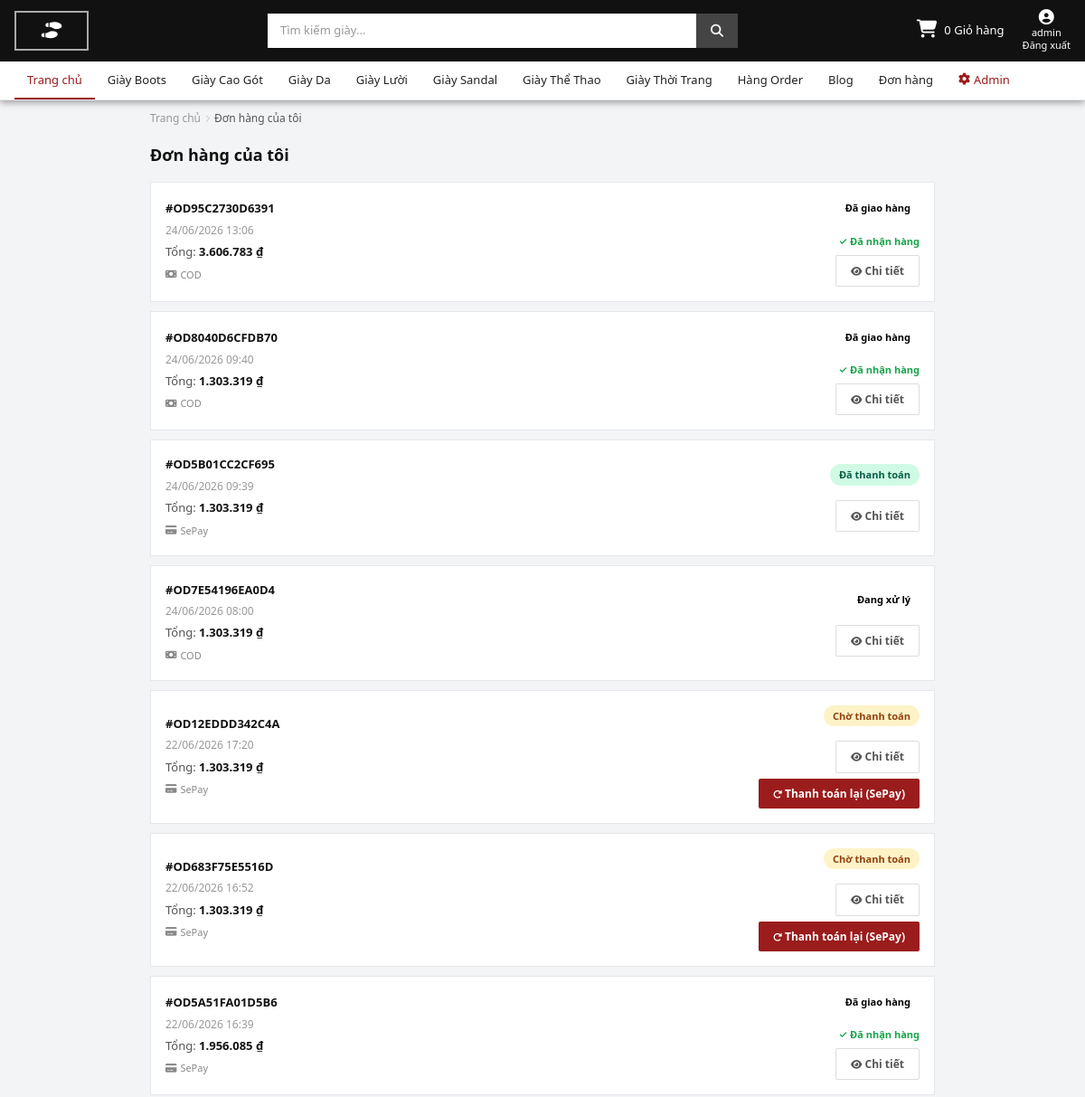
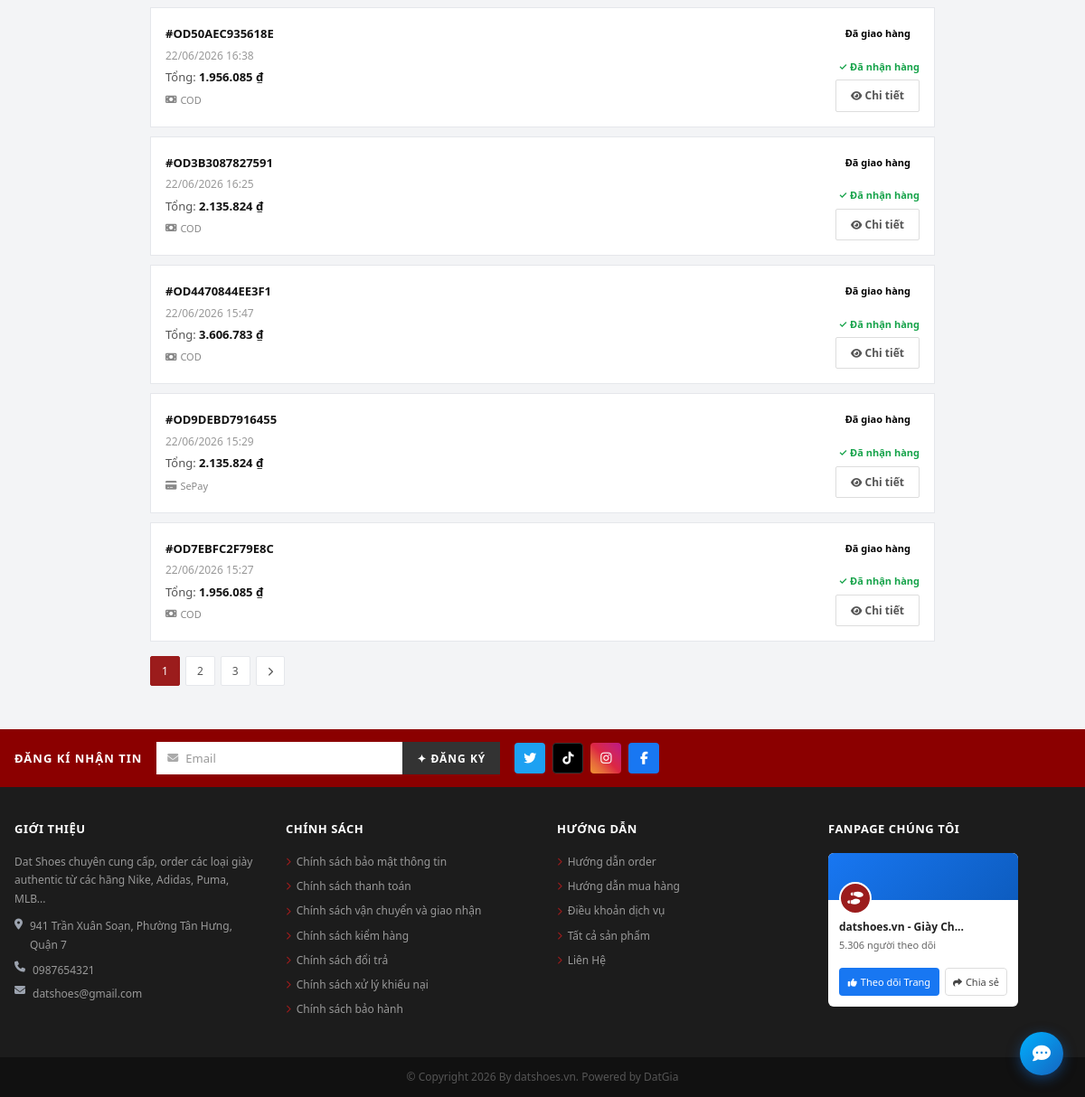
The page /cart/orders/ (signed in) on the database its author committed (2 pictures, top to bottom).
### apps/products/models.py (models this page shows, shortened)
class Category(models.Model):
    name = models.CharField(max_length=100, unique=True,
                            verbose_name="Tên loại giày")
    slug = models.SlugField(max_length=120, unique=True, blank=True)
    description = models.TextField(blank=True, verbose_name="Mô tả")
    image = models.ImageField(upload_to='categories/', blank=True, null=True)
    is_active = models.BooleanField(default=True)
    class Meta:
        verbose_name = "Danh mục"
        verbose_name_plural = "Danh mục"

### apps/cart/models.py (models this page shows, shortened)
class Order(models.Model):
    class PaymentStatus(models.TextChoices):
        PENDING = 'pending', 'Chờ thanh toán'
        PAID    = 'paid',    'Đã thanh toán'
        FAILED  = 'failed',  'Thanh toán thất bại'
    class OrderStatus(models.TextChoices):
        NEW        = 'new',        'Mới tạo'
        PROCESSING = 'processing', 'Đang xử lý'
        SHIPPED    = 'shipped',    'Đang giao hàng'
        DELIVERED  = 'delivered',  'Đã giao hàng'
        CANCELLED  = 'cancelled',  'Đã hủy'
    class Status(models.TextChoices):
        PENDING     = 'pending',     'Chờ thanh toán'
        PAID        = 'paid',        'Đã thanh toán'
        PROCESSING  = 'processing',  'Đang xử lý'
        SHIPPED     = 'shipped',     'Đang giao hàng'
        DELIVERED   = 'delivered',   'Đã giao hàng'
        FAILED      = 'failed',      'Thanh toán thất bại'
        CANCELLED   = 'cancelled',   'Đã hủy'
    class PaymentMethod(models.TextChoices):
        MOMO  = 'momo',  'MoMo'
        SEPAY = 'sepay', 'SePay'
        COD   = 'cod',   'COD'
    user = models.ForeignKey(
        settings.AUTH_USER_MODEL,
        on_delete=models.SET_NULL,
        null=True, blank=True,
        related_name='orders',
    )
    code        = models.CharField(max_length=32, unique=True, blank=True)
    full_name   = models.CharField(max_length=120, blank=True)
    phone       = models.CharField(max_length=20, blank=True)
    email       = models.EmailField(blank=True)
    address     = models.CharField(max_length=255, blank=True)
    note        = models.TextField(blank=True)
    total_amount    = models.DecimalField(max_digits=12, decimal_places=0)
    discount_amount = models.DecimalField(max_digits=12, decimal_places=0, default=0, verbose_name='Số tiền giảm')
    voucher      = models.ForeignKey('Voucher', on_delete=models.SET_NULL, null=True, blank=True, related_name='orders')
    voucher_code = models.CharField(max_length=50, blank=True, verbose_name='Mã voucher (lưu lại)')
    payment_status = models.CharField(
        max_length=20,
        choices=PaymentStatus.choices,
        default=PaymentStatus.PENDING,
        verbose_name='Trạng thái thanh toán',
    )
    order_status = models.CharField(
        max_length=20,
        choices=OrderStatus.choices,
        default=OrderStatus.NEW,
        verbose_name='Trạng thái đơn hàng',
    )
    status = models.CharField(
        max_length=20,
        choices=Status.choices,
        default=Status.PENDING,
        verbose_name='Trạng thái (legacy)',
    )
    payment_method = models.CharField(max_length=20, choices=PaymentMethod.choices, default=PaymentMethod.MOMO)
    delivered_at       = models.DateTimeField(null=True, blank=True, verbose_name='Thời gian nhận hàng')
    delivery_confirmed = models.BooleanField(default=False, verbose_name='Đã xác nhận nhận hàng')
    momo_order_id        = models.CharField(max_length=100, blank=True, unique=True, null=True)
    momo_request_id      = models.CharField(max_length=100, blank=True, unique=True, null=True)
    momo_trans_id        = models.CharField(max_length=100, blank=True, null=True)
    momo_result_code     = models.IntegerField(blank=True, null=True)
    momo_message         = models.CharField(max_length=255, blank=True)
    momo_pay_url         = models.URLField(blank=True)
    momo_response_payload = models.TextField(blank=True)
    sepay_invoice_number = models.CharField(max_length=64, blank=True, verbose_name='SePay invoice number')
    sepay_transaction_id = models.CharField(max_length=100, blank=True, null=True, verbose_name='SePay transaction ID')
    sepay_pay_url        = models.URLField(blank=True, verbose_name='SePay checkout URL')
    sepay_status         = models.CharField(max_length=32, blank=True, verbose_name='SePay order status')
    sepay_ipn_payload    = models.TextField(blank=True, verbose_name='SePay IPN raw payload')
    created_at = models.DateTimeField(auto_now_add=True)
    updated_at = models.DateTimeField(auto_now=True)
    class Meta:
        ordering = ['-created_at']
        verbose_name = 'Đơn hàng'
        verbose_name_plural = 'Đơn hàng'

### apps/cart/views.py (the view)
# urls.py: path('orders/', views.orders_list, name='orders_list'),
def orders_list(request):
    qs = Order.objects.filter(user=request.user).order_by("-created_at")
    paginator = Paginator(qs, 12)
    page = request.GET.get("page")
    page_obj = paginator.get_page(page)
    return render(
        request,
        "orders/order_list.html",
        {"page_obj": page_obj, "paginator": paginator},
    )

### templates/orders/order_list.html (shortened to what this page needs)
{% extends 'base.html' %}
{% load static %}
{% load format_money %}
{% block content %}
<div class="ol-page">
<div class="ol-container">
  <nav class="ol-bc">
    <a href="{% url 'landing' %}">Trang chủ</a>
    <i class="fas fa-chevron-right"></i>
    <span style="color:#555;">Đơn hàng của tôi</span>
  </nav>
  <div class="ol-header">Đơn hàng của tôi</div>
  {% if page_obj.object_list %}
    {% for order in page_obj.object_list %}
    <div class="ol-card">
      <div>
        <div class="ol-code">#{{ order.code }}</div>
        <div class="ol-date">{{ order.created_at|date:"d/m/Y H:i" }}</div>
        <div class="ol-total">
          Tổng: <strong>{{ order.total_amount|vnd }}</strong>
        </div>
        <div class="ol-method">
          {% if order.payment_method == 'sepay' %}
            <i class="fas fa-credit-card"></i> SePay
          {% elif order.payment_method == 'momo' %}
            <i class="fas fa-wallet"></i> MoMo
          {% else %}
            <i class="fas fa-money-bill"></i> {{ order.get_payment_method_display }}
          {% endif %}
        </div>
      </div>
      <div class="ol-actions">
        <span class="ol-status {{ order.status }}">{{ order.get_status_display }}</span>
        {% if order.delivery_confirmed %}
        <span style="font-size:11px; color:#16a34a; font-weight:600;">✓ Đã nhận hàng</span>
        {% endif %}
        <a href="{% url 'cart:order_detail' order.code %}" class="btn-ol-detail">
          <i class="fas fa-eye" style="font-size:11px;"></i> Chi tiết
        </a>
        {% if order.status == 'pending' or order.status == 'failed' %}
        <form action="{% url 'cart:order_retry' order.code %}" method="post">
          <button type="submit" class="btn-ol-retry">
            <i class="fas fa-redo" style="font-size:10px;"></i>
            Thanh toán lại
            {% if order.payment_method == 'sepay' %}(SePay){% elif order.payment_method == 'momo' %}(MoMo){% endif %}
          </button>
        </form>
        {% endif %}
      </div>
    </div>
    {% endfor %}
    <div class="ol-pagination">
      {% for num in paginator.page_range %}
      <a href="?page={{ num }}" class="ol-page-btn {% if num == page_obj.number %}active{% endif %}">{{ num }}</a>
      {% endfor %}
      {% if page_obj.has_next %}
      <a href="?page={{ page_obj.next_page_number }}" class="ol-page-btn">
        <i class="fas fa-chevron-right" style="font-size:10px;"></i>
      </a>
      {% endif %}
    </div>
  {% else %}
  <div class="ol-empty">
    <div><i class="fas fa-receipt"></i></div>
    <p>Bạn chưa có đơn hàng nào.</p>
    <a href="{% url 'products:product_list' %}">Mua sắm ngay</a>
  </div>
  {% endif %}
</div>
</div>
{% endblock %}

### templates/base.html (shortened to what this page needs)
<!doctype html>
<html lang="vi">
<head>
	<link rel="stylesheet" href="https://cdnjs.cloudflare.com/ajax/libs/font-awesome/6.6.0/css/all.min.css" />
	{% load static %}
	<link rel="stylesheet" href="{% static 'css/main.css' %}" />
</head>
<body>
	<header class="site-header" style="position:sticky; top:0; z-index:100;">
		<div style="max-width:1200px; margin:0 auto; padding:10px 16px; display:flex; align-items:center; justify-content: space-between;gap:16px;">
			<a href="{% url 'landing' %}" class="logo-box" style="flex-shrink:0;">
				<span class="logo-icon"><i class="fas fa-shoe-prints"></i></span>
			</a>
			<div class="header-center" style="flex:1; display:flex; justify-content:center;">
				<form class="search-bar" method="get" action="{% url 'products:product_list' %}">
					<input type="text" name="q" placeholder="Tìm kiếm giày..." value="{{ request.GET.q }}"
						aria-label="Tìm kiếm sản phẩm" />
					<button type="submit" aria-label="Tìm kiếm"><i class="fas fa-search"></i></button>
				</form>
			</div>
			<div class="header-util" style="flex-shrink:0;">
				<a href="{% url 'cart:cart_detail' %}" class="cart-link">
					<div class="cart-icon">
						<i class="fas fa-shopping-cart"></i>
					</div>
					<span>{{ cart_count|default:0 }} Giỏ hàng</span>
				</a>
				{% if user.is_authenticated %}
				<a href="{% url 'accounts:logout' %}" class="util-link">
					<i class="fas fa-user-circle"></i>
					<span>{{ user.username|truncatechars:10 }}</span>
					<span>Đăng xuất</span>
				</a>
				{% else %}
				<a href="{% url 'accounts:login' %}" class="util-link">
					<i class="fas fa-user"></i>
					<span>Đăng nhập</span>
					<span>Đăng ký</span>
				</a>
				{% endif %}
			</div>
		</div>
		<nav class="site-nav">
			<div style="max-width:1200px; margin:0 auto; padding:0 16px;">
				<ul class="nav-list" id="mainNavList">
					<li class="active">
						<a href="{% url 'landing' %}">Trang chủ</a>
					</li>
					{% for category in categories %}
					<li>
						<a href="{% url 'products:category_detail' category.slug %}">
							{{ category.name }}
						</a>
					</li>
					{% endfor %}
					<li><a href="#">Hàng Order</a></li>
					<li><a href="#">Blog</a></li>
					{% if user.is_authenticated %}
					<li><a href="{% url 'cart:orders_list' %}">Đơn hàng</a></li>
					{% endif %}
					{% if user.is_staff %}
					<li>
						<a href="{% url 'admin:index' %}" style="color: var(--dee-red);">
							<i class="fas fa-cog"></i> Admin
						</a>
					</li>
					{% endif %}
				</ul>
			</div>
		</nav>
	</header>
	<main>
		{% block content %}{% endblock %}
	</main>
	<footer>
		<div class="footer-newsletter">
			<div class="newsletter-inner">
				<span class="newsletter-title">ĐĂNG KÍ NHẬN TIN</span>
				<form class="newsletter-form">
					<div class="email-wrap">
						<i class="fas fa-envelope"></i>
						<input type="email" placeholder="Email" aria-label="Email đăng ký nhận tin" />
					</div>
					<button type="submit">✦ ĐĂNG KÝ</button>
				</form>
				<div class="social-icons">
					<a href="#" class="social-icon social-twitter" aria-label="Twitter">
						<i class="fab fa-twitter"></i>
					</a>
					<a href="#" class="social-icon social-tiktok" aria-label="TikTok">
						<i class="fab fa-tiktok"></i>
					</a>
					<a href="#" class="social-icon social-ig" aria-label="Instagram">
						<i class="fab fa-instagram"></i>
					</a>
					<a href="#" class="social-icon social-fb" aria-label="Facebook">
						<i class="fab fa-facebook-f"></i>
					</a>
				</div>
			</div>
		</div>
		<div class="footer-main">
			<div class="footer-grid">
				<div class="footer-col">
					<h5 class="footer-col-title">GIỚI THIỆU</h5>
					<p>Dat Shoes chuyên cung cấp, order các loại giày authentic từ các hãng Nike, Adidas, Puma, MLB...
					</p>
					<address>
						<div style="display:flex; gap:8px; margin-top:10px;">
							<i class="fas fa-map-marker-alt" style="color:#9ca3af; margin-top:2px; flex-shrink:0;"></i>
							<span>941 Trần Xuân Soạn, Phường Tân Hưng, Quận 7</span>
						</div>
						<div style="display:flex; gap:8px; margin-top:8px;">
							<i class="fas fa-phone" style="color:#9ca3af; flex-shrink:0;"></i>
							<span>0987654321</span>
						</div>
						<div style="display:flex; gap:8px; margin-top:6px;">
							<i class="fas fa-envelope" style="color:#9ca3af; flex-shrink:0;"></i>
							<span>datshoes@gmail.com</span>
						</div>
					</address>
				</div>
				<div class="footer-col">
					<h5 class="footer-col-title">CHÍNH SÁCH</h5>
					<ul class="footer-col-links">
						<li><a href="#"><i class="fas fa-chevron-right"></i>Chính sách bảo mật thông tin</a></li>
						<li><a href="#"><i class="fas fa-chevron-right"></i>Chính sách thanh toán</a></li>
						<li><a href="#"><i class="fas fa-chevron-right"></i>Chính sách vận chuyển và giao nhận</a></li>
						<li><a href="#"><i class="fas fa-chevron-right"></i>Chính sách kiểm hàng</a></li>
						<li><a href="#"><i class="fas fa-chevron-right"></i>Chính sách đổi trả</a></li>
						<li><a href="#"><i class="fas fa-chevron-right"></i>Chính sách xử lý khiếu nại</a></li>
						<li><a href="#"><i class="fas fa-chevron-right"></i>Chính sách bảo hành</a></li>
					</ul>
				</div>
				<div class="footer-col">
					<h5 class="footer-col-title">HƯỚNG DẪN</h5>
					<ul class="footer-col-links">
						<li><a href="#"><i class="fas fa-chevron-right"></i>Hướng dẫn order</a></li>
						<li><a href="#"><i class="fas fa-chevron-right"></i>Hướng dẫn mua hàng</a></li>
						<li><a href="#"><i class="fas fa-chevron-right"></i>Điều khoản dịch vụ</a></li>
						<li><a href="{% url 'products:product_list' %}"><i class="fas fa-chevron-right"></i>Tất cả sản
								phẩm</a></li>
						<li><a href="#"><i class="fas fa-chevron-right"></i>Liên Hệ</a></li>
					</ul>
				</div>
				<div class="footer-col">
					<h5 class="footer-col-title">FANPAGE CHÚNG TÔI</h5>
					<div class="fanpage-widget">
						<div class="fanpage-cover">
							<div class="fanpage-avatar">
								<i class="fas fa-shoe-prints"></i>
							</div>
						</div>
						<div class="fanpage-info">
							<div class="fanpage-name">datshoes.vn - Giày Ch...</div>
							<div class="fanpage-followers">5.306 người theo dõi</div>
						</div>
						<div class="fanpage-actions">
							<button class="btn-follow">
								<i class="fas fa-thumbs-up" style="font-size:10px;"></i> Theo dõi Trang
							</button>
							<button class="btn-share">
								<i class="fas fa-share" style="font-size:10px;"></i> Chia sẻ
							</button>
						</div>
					</div>
				</div>
			</div>
		</div>
		<div class="footer-copyright">
			<p>© Copyright 2026 By datshoes.vn. Powered by DatGia</p>
		</div>
	</footer>
	<div class="float-chat">
		<button aria-label="Chat với chúng tôi" title="Chat ngay">
			<i class="fas fa-comment-dots"></i>
		</button>
	</div>
</body>
</html>

### rows shown on the page
Category: name "Giày Boots"
Category: name "Giày Cao Gót"
Category: name "Giày Da"
Category: name "Giày Lười"
Category: name "Giày Sandal"
Category: name "Giày Thể Thao"
Category: name "Giày Thời Trang"
Order: code "OD95C2730D6391", created_at "24/06/2026 13:06", total_amount|vnd "3.606.783 ₫", payment_method "COD", status "Đã giao hàng", delivery_confirmed "✓ Đã nhận hàng"
Order: code "OD8040D6CFDB70", created_at "24/06/2026 09:40", total_amount|vnd "1.303.319 ₫", payment_method "COD", status "Đã giao hàng", delivery_confirmed "✓ Đã nhận hàng"
Order: code "OD5B01CC2CF695", created_at "24/06/2026 09:39", total_amount|vnd "1.303.319 ₫", payment_method "sepay" (drawn), status "Đã thanh toán"
Order: code "OD7E54196EA0D4", created_at "24/06/2026 08:00", total_amount|vnd "1.303.319 ₫", payment_method "COD", status "Đang xử lý"
Order: code "OD12EDDD342C4A", created_at "22/06/2026 17:20", total_amount|vnd "1.303.319 ₫", payment_method "sepay" (drawn), status "Chờ thanh toán", shows "Thanh toán lại"
Order: code "OD683F75E5516D", created_at "22/06/2026 16:52", total_amount|vnd "1.303.319 ₫", payment_method "sepay" (drawn), status "Chờ thanh toán", shows "Thanh toán lại"
Order: code "OD5A51FA01D5B6", created_at "22/06/2026 16:39", total_amount|vnd "1.956.085 ₫", payment_method "sepay" (drawn), status "Đã giao hàng", delivery_confirmed "✓ Đã nhận hàng"
Order: code "OD50AEC935618E", created_at "22/06/2026 16:38", total_amount|vnd "1.956.085 ₫", payment_method "COD", status "Đã giao hàng", delivery_confirmed "✓ Đã nhận hàng"
Order: code "OD3B3087827591", created_at "22/06/2026 16:25", total_amount|vnd "2.135.824 ₫", payment_method "COD", status "Đã giao hàng", delivery_confirmed "✓ Đã nhận hàng"
Order: code "OD4470844EE3F1", created_at "22/06/2026 15:47", total_amount|vnd "3.606.783 ₫", payment_method "COD", status "Đã giao hàng", delivery_confirmed "✓ Đã nhận hàng"
Order: code "OD9DEBD7916455", created_at "22/06/2026 15:29", total_amount|vnd "2.135.824 ₫", payment_method "sepay" (drawn), status "Đã giao hàng", delivery_confirmed "✓ Đã nhận hàng"
Order: code "OD7EBFC2F79E8C", created_at "22/06/2026 15:27", total_amount|vnd "1.956.085 ₫", payment_method "COD", status "Đã giao hàng", delivery_confirmed "✓ Đã nhận hàng"

### other values the page prints
{{ cart_count|default:0 }} "0"
{{ user.username|truncatechars:10 }} "admin"
{{ num }} "1" "2" "3"
